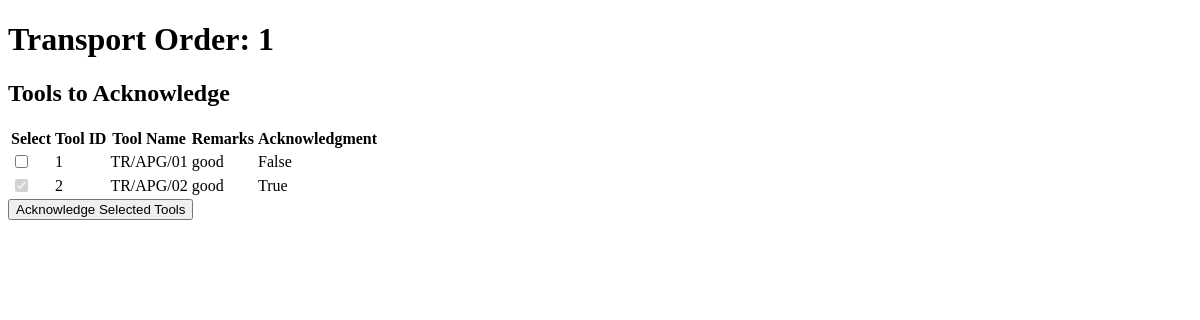
/transport_acknowledge_tools/1/, run on an earlier commit of the app's database.
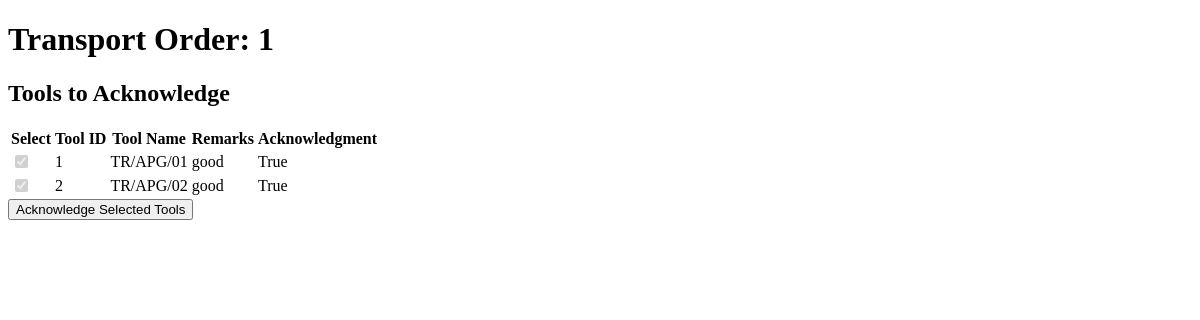
And on a later commit of the database.
### app1/models.py (models this page shows, shortened)
class TransportTools(models.Model):
    transporttool_id = models.AutoField(primary_key=True)
    transport = models.ForeignKey(TransportOrder, on_delete=models.CASCADE)
    tool = models.ForeignKey(InstrumentModel, on_delete=models.CASCADE)
    tool_movement_remarks = models.TextField(default="good", blank=True, null=True)
    acknowledgment = models.BooleanField(default=False)
    class Meta:
        unique_together = ('transport', 'tool')

class InstrumentModel(models.Model):
    instrument_no = models.AutoField(primary_key=True)
    instrument_name = models.CharField(max_length=32)
    manufacturer_name = models.CharField(max_length=32, blank=True, null=True)
    year_of_purchase = models.DateField()
    gst = models.SmallIntegerField()
    description = models.CharField(max_length=160, blank=True, null=True)
    instrument_range = models.CharField(max_length=16, blank=True, null=True)
    least_count = models.CharField(max_length=8, blank=True, null=True)
    type_of_tool = models.ForeignKey(InstrumentGroupMaster, on_delete=models.DO_NOTHING)
    calibration_frequency = models.IntegerField()
    service_status = models.BooleanField(default=False)

### app1/views.py (the view, shortened to what this page needs)
# urls.py: path('transport_acknowledge_tools/<int:order_id>/', TransportAcknowledgmentToolsView.as_view(), name='transport_acknowledge_tools'),
@method_decorator(csrf_exempt, name='dispatch')
class TransportAcknowledgmentToolsView(View):
    def get(self, request, order_id):
        transport_order = get_object_or_404(TransportOrder, pk=order_id)
        return render(request, 'app1/transport_acknowledge_tools.html', {'transport_order': transport_order})

### app1/templates/app1/transport_acknowledge_tools.html (shortened to what this page needs)
<!DOCTYPE html>
<html lang="en">
<head>
</head>
<body>
    <h1>Transport Order: {{ transport_order.movement_id }}</h1>
    <h2>Tools to Acknowledge</h2>
    <form method="post" action="{% url 'transport_acknowledge_tools' transport_order.movement_id %}">
        <table>
            <thead>
                <tr>
                    <th>Select</th>
                    <th>Tool ID</th>
                    <th>Tool Name</th>
                    <th>Remarks</th>
                    <th>Acknowledgment</th>
                </tr>
            </thead>
            <tbody>
                {% for tool in transport_order.transporttools_set.all %}
                <tr>
                    <td>
                        <input type="checkbox" name="tool_ids" value="{{ tool.tool.instrument_no }}" {% if tool.acknowledgment %}checked disabled{% endif %}>
                    </td>
                    <td>{{ tool.tool.instrument_no }}</td>
                    <td>{{ tool.tool.instrument_name }}</td>
                    <td>{{ tool.tool_movement_remarks }}</td>
                    <td>{{ tool.acknowledgment }}</td>
                </tr>
                {% endfor %}
            </tbody>
        </table>
        <button type="submit">Acknowledge Selected Tools</button>
    </form>
</body>
</html>

What changed in the data, as far as the page shows it:
changed TransportTools "TR/APG/01": acknowledgment "☐" → "☑"; acknowledgment "False" → "True"
